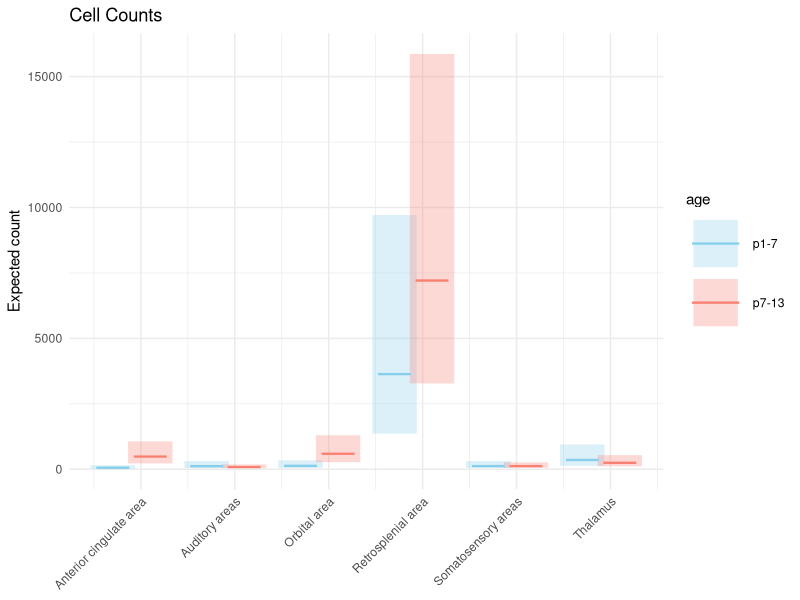
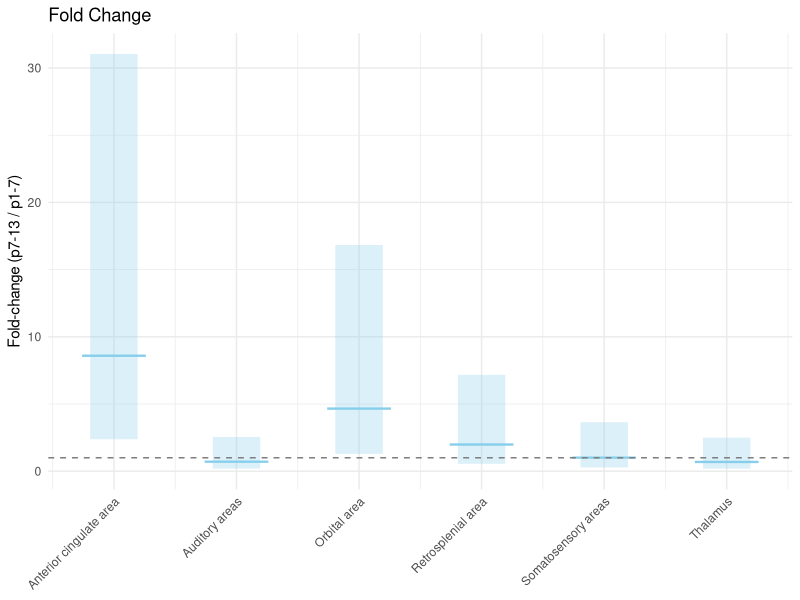
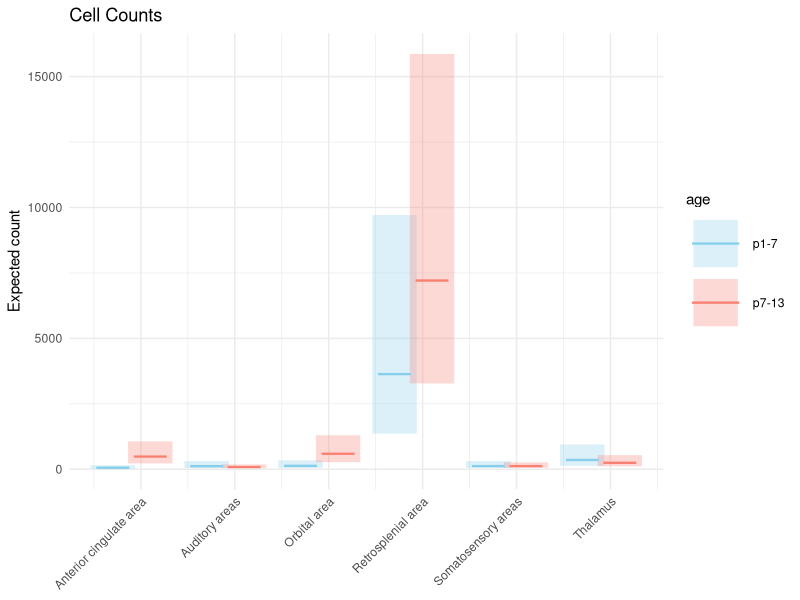
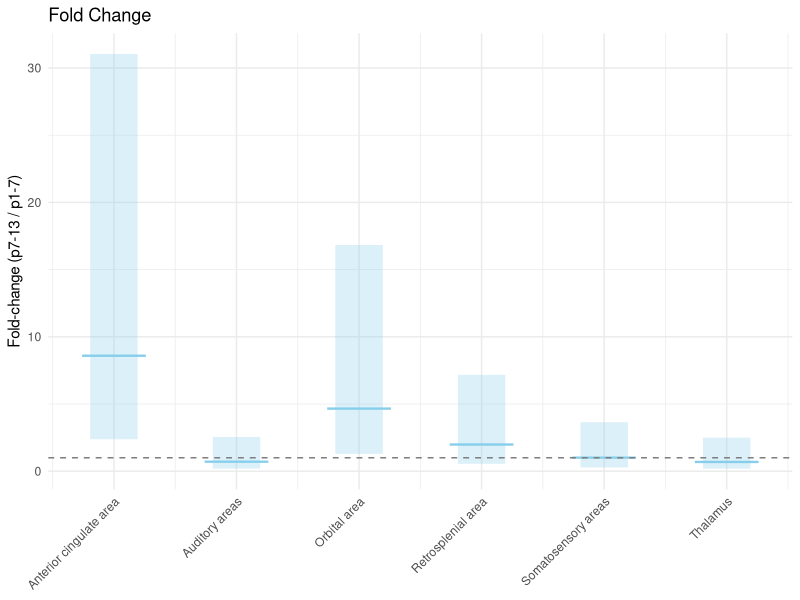

These figures' R source, in order:
## ---- chunk 1
knitr::opts_chunk$set(echo = TRUE)
## ---- chunk 2
library(lme4)
library(boot) 
library(emmeans)
library(pbkrtest)
library(lmerTest)
library(ggplot2)
library(dplyr)
library(tidyr)
## ---- chunk 3

v1_df <- read.csv(file = "df_stats_v1_filtered_scaled.csv", sep = ";") |>
  mutate(
    total_count = count / scaled.count
  )
head(v1_df)
## ---- chunk 4
m <- lmer(log(count) ~ age * region + log(total_count) + (1|mouse), data=v1_df)
summary(m)
## ---- chunk 5
# Estimated marginal means on log scale
emm <- emmeans(m, ~ age * region, type = "response")

# Back-transform to counts
summary(emm)
## ---- chunk 6
age_levels <- levels(v1_df$age)
n_age <- length(age_levels)
dodge_width <- 0.4

emm_df <- emm |>
  as.data.frame() |>  
  group_by(region) |>
  mutate(
    x_num = as.numeric(region),
    age_idx = as.numeric(age),
    dodge_offset = (age_idx - (n_age + 1)/2) * dodge_width,
    x_pos = x_num + dodge_offset,
  )

# Needle half-width
needle_half_width <- 0.175

# Vertical expected counts plot
ggplot(emm_df) +
  # CI ribbons
  geom_linerange(aes(ymin = lower.CL, ymax = upper.CL,
                     x = x_pos, color = age),
                 size = 15, alpha = 0.3) +
  # Needles = point estimates
  geom_segment(aes(x = x_pos - needle_half_width,
                   xend = x_pos + needle_half_width,
                   y = response, yend = response,
                   color = age),
               size = 0.8) +
  scale_x_continuous(breaks = (1:length(levels(emm_df$region))) + 0.5,
                     labels = levels(emm_df$region)) +
  labs(title = "Cell Counts", y = "Expected count", x = NULL) +
  theme_minimal() +
  scale_color_manual(values = c("skyblue", "salmon")) +
  theme(axis.text.x = element_text(angle = 45, hjust = 1))
## ---- chunk 7
ggsave(
  "count.png",
  plot = last_plot(),
  width = 10,
  height = 8,
  dpi = 300
)
## ---- chunk 8
fold_df <- contrast(
  emm,
  method = "revpairwise",
  by = "region",
  type = "response",
  adjust = "none"
) %>%
  summary(infer = TRUE, type = "response") %>%
  as.data.frame() %>%
  rename(
    fold_change = ratio,
    fold_lower  = lower.CL,
    fold_upper  = upper.CL
  ) %>%
  mutate(x = as.numeric(factor(region)))

# ----------------------------
# Plot fold-change
# ----------------------------
needle_half_width <- 0.26
ggplot(fold_df, aes(x = x)) +
  # Ribbon = 95% CI
  geom_linerange(aes(ymin = fold_lower, ymax = fold_upper),
                 size = 16, alpha = 0.3, color = "skyblue") +
  # Needle = point estimate
  geom_segment(aes(x = x - needle_half_width,
                   xend = x + needle_half_width,
                   y = fold_change, yend = fold_change),
               size = 0.8, color = "skyblue") +
  # Reference line at 1
  geom_hline(yintercept = 1, linetype = "dashed", color = "gray50") +
  # x-axis labels
  scale_x_continuous(breaks = fold_df$x, labels = fold_df$region) +
  labs(title = "Fold Change", y = "Fold-change (p7-13 / p1-7)", x = NULL) +
  theme_minimal() +
  theme(axis.text.x = element_text(angle = 45, hjust = 1))
## ---- chunk 9
ggsave(
  "folds.png",
  plot = last_plot(),
  width = 6,
  height = 8,
  dpi = 300
)
